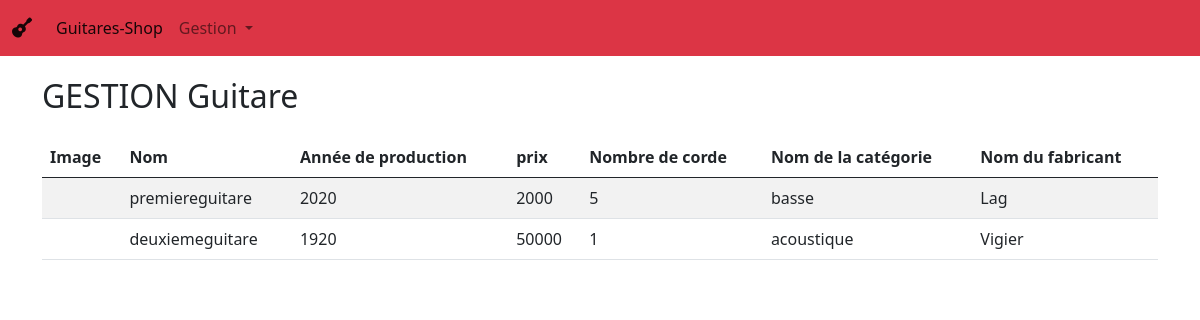
The page /gestionguitare.php on the database its author committed.
### tables this page shows
CREATE TABLE `guitare` (
  `id_guitare` int(10) UNSIGNED NOT NULL,
  `nom_model` varchar(36) NOT NULL,
  `annee_prod` int(11) NOT NULL,
  `prix` float NOT NULL,
  `nb_corde` int(11) NOT NULL,
  `image` varchar(255) DEFAULT NULL,
  `fabricant_id` int(10) UNSIGNED NOT NULL,
  `categorie_id` int(10) UNSIGNED NOT NULL
);

CREATE TABLE `categorie` (
  `id_categorie` int(10) UNSIGNED NOT NULL,
  `nom_categorie` varchar(36) NOT NULL
);

CREATE TABLE `fabricant` (
  `id` int(10) UNSIGNED NOT NULL,
  `nom_fabricant` varchar(36) NOT NULL,
  `nationalite` varchar(30) NOT NULL,
  `date_creation` date NOT NULL
);

### gestionguitare.php (the view, shortened to what this page needs)
<?php include_once("part/connexion.php");
?>
<!DOCTYPE html>
<html lang="fr">
<head>
    <link rel="stylesheet" href="https://cdnjs.cloudflare.com/ajax/libs/twitter-bootstrap/5.0.2/css/bootstrap.min.css">
    <link rel="stylesheet" href="https://cdnjs.cloudflare.com/ajax/libs/font-awesome/5.15.3/css/all.min.css">
    <link rel="stylesheet" href="css/normalize.css">
    <link rel="stylesheet" href="css/style.css">
</head>
<?php include_once("part/navbar.php"); ?>
<body>
    <div class="container">
        <h1>GESTION Guitare</h1>
        <table class="table table-striped">
            <thead>
                <tr>
                    <th scope="col">Image</th>
                    <th scope="col">Nom</th>
                    <th scope="col">Année de production</th>
                    <th scope="col">prix</th>
                    <th scope="col">Nombre de corde</th>
                    <th scope="col">Nom de la catégorie</th>
                    <th scope="col">Nom du fabricant</th>
                </tr>
            </thead>
            <tbody>
                <?php
                $guitare = "SELECT guitare.nom_model, guitare.annee_prod, guitare.prix, guitare.nb_corde, fabricant.nom_fabricant, categorie.nom_categorie
                            FROM `guitare`
                            JOIN categorie
                                ON guitare.categorie_id = categorie.id_categorie
                            JOIN fabricant
                                ON guitare.fabricant_id = fabricant.id WHERE 1";
                $guitare = $bdd->prepare($guitare);
                $guitare->execute();
                $guitare = $guitare->fetchAll();
                foreach ($guitare as $key => $value) {
                ?>
                    <tr>
                        <td></td>
                        <td><?php echo $value['nom_model'] ?></td>
                        <td><?php echo $value['annee_prod'] ?></td>
                        <td><?php echo $value['prix'] ?></td>
                        <td><?php echo $value['nb_corde'] ?></td>
                        <td><?php echo $value['nom_categorie'] ?></td>
                        <td><?php echo $value['nom_fabricant'] ?></td>
                    </tr>
                <?php
                }
                ?>
            </tbody>
        </table>
    </div>
</body>
</html>

### rows shown on the page
guitare: nom_model "premiereguitare", annee_prod "2020", prix "2000", nb_corde "5", categorie.nom_categorie "basse", fabricant.nom_fabricant "Lag"
guitare: nom_model "deuxiemeguitare", annee_prod "1920", prix "50000", nb_corde "1", categorie.nom_categorie "acoustique", fabricant.nom_fabricant "Vigier"
